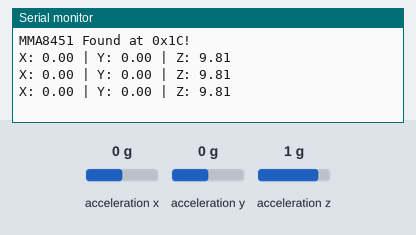
Recording of a sketch running on a simulated ESP32. On the bench: the last lines printed to the serial monitor. Inputs (shaded band) come from the test bench; at power-on: acceleration x 0 g, acceleration y 0 g, acceleration z 1 g.

Above: at 1.3 s.
1.4 s: acceleration x set to -1.4 g
At 1.9 s:
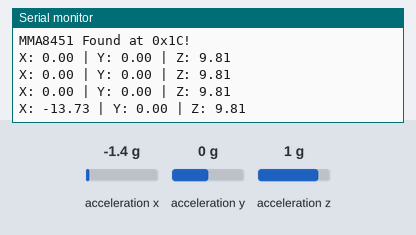
2.9 s: acceleration y set to -1.4 g
At 3.4 s:
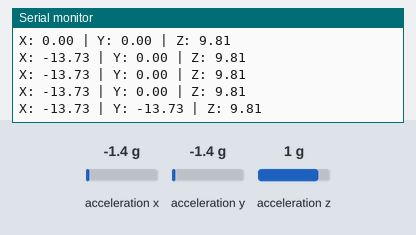
4.4 s: acceleration z set to -1.4 g
At 4.9 s:
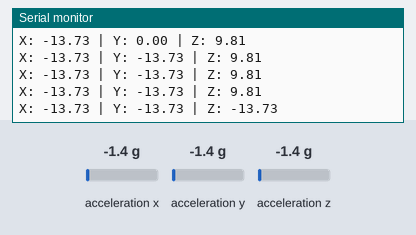

The sketch:

mma845x_jan29a.ino
```cpp
#include <Wire.h>
#include <Adafruit_MMA8451.h>
#include <Adafruit_Sensor.h>

Adafruit_MMA8451 mma = Adafruit_MMA8451();

void setup() {
  Serial.begin(115200);
  while (!Serial); // wait for serial

  Wire.begin(21, 22); // SDA, SCL pins for ESP32

  // Use the correct I2C address 0x1C
  if (!mma.begin(0x1C)) {
    Serial.println("Could not find MMA8451 at 0x1C. Check wiring!");
    while (1);
  }

  mma.setRange(MMA8451_RANGE_2_G); // Options: 2G, 4G, 8G
  Serial.println("MMA8451 Found at 0x1C!");
}

void loop() {
  sensors_event_t event;
  mma.getEvent(&event);

  Serial.print("X: "); Serial.print(event.acceleration.x); Serial.print(" | ");
  Serial.print("Y: "); Serial.print(event.acceleration.y); Serial.print(" | ");
  Serial.print("Z: "); Serial.println(event.acceleration.z);

  delay(500);
}
```

Measured:
- after the input at 1.4 s, the serial monitor: prints a new line after 0.11 s (image 1)
- after the input at 2.9 s, the serial monitor: prints a new line after 0.11 s (image 2)
- after the input at 4.4 s, the serial monitor: prints a new line after 0.11 s (image 3)
